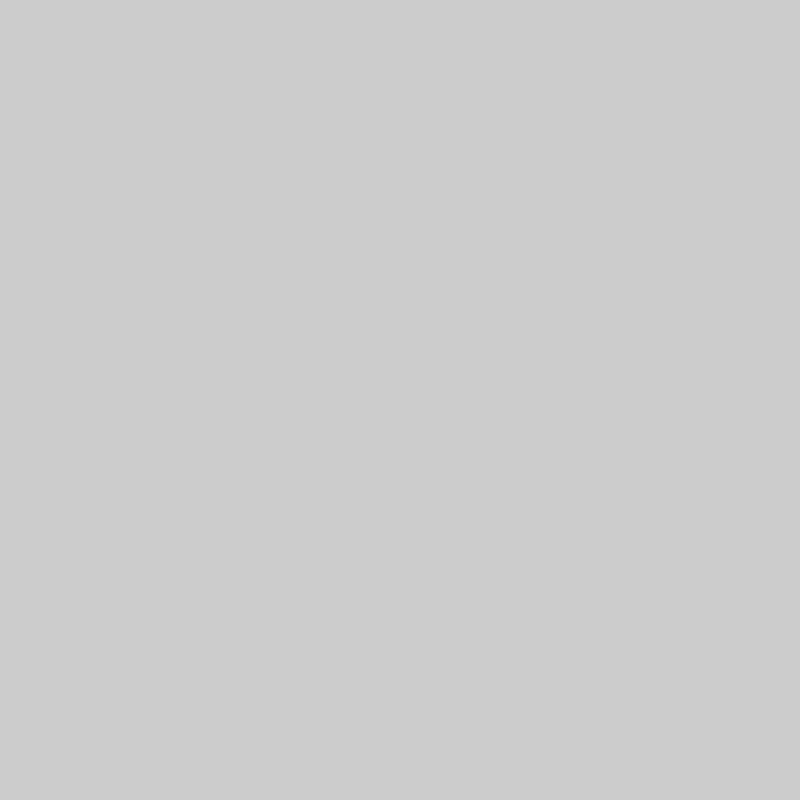
Frame 1 (no input)
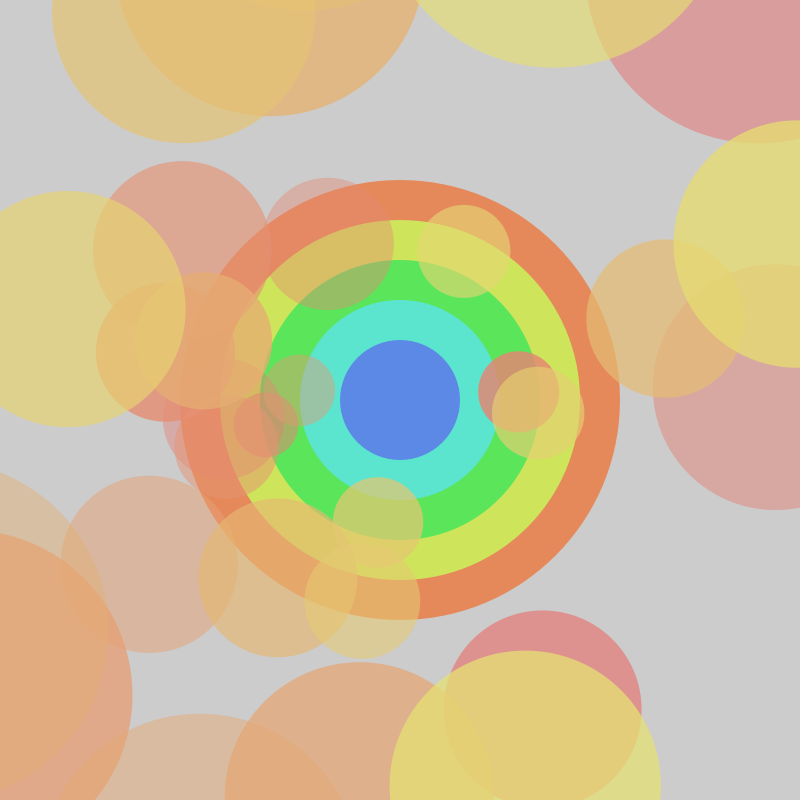
Frame 60 (the mouse pressed at the canvas centre just before this capture)
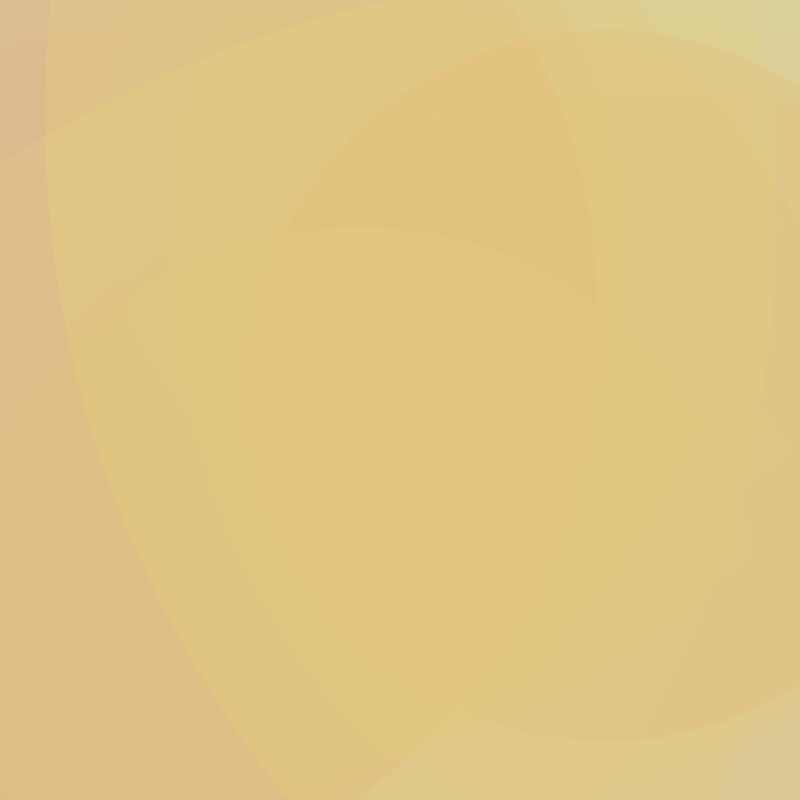
Frame 120 (the mouse held since frame 60 and released just before this capture)

The Processing sketch that drew these frames (run headless with seeded random() and noise(); from frame 60 on, the mouse is pressed at the canvas centre):

// Processing sketch: sketch_11_LightYouUp
// ── sketch_11_LightYouUp.pde
/*
  For executing with VSCode Integrated Terminal
*/
// processing-java --sketch=$(pwd) --run

// frameRate用
final int _I_FRAMERATE=30;

// 何かの判定
boolean isFlg=false;

// method_1用
int alpha=300;
int alphaAdd=-3;

// method_2用
int num=30;
float[][] rar=new float[num][3];  //radius,angle,ellipseRadius
float[][] hsba=new float[num][4]; //hue,saturation,brightness,alpha
float[][] rarAdd=new float[num][3];
float[][] hsbaAdd=new float[num][4];

// Easing用
float easingCnt=0;
float easingAdd=_I_FRAMERATE/1000.0;

// MaryQuant用
MaryQuant[] mq=new MaryQuant[num];

void setup(){
  size(800,800); 
  frameRate(_I_FRAMERATE);
  noCursor();
  noStroke();

  colorMode(HSB,360,100,100,100);
  ellipseMode(RADIUS);

  // textSize(50);
  // textAlign(CENTER);
  
  init_1();
  init_2();
}
void draw(){
  background(0,0,80);
  translate(width/2,height/2);
  
  // draw
  draw_1();
  draw_2();

  // update
  easingCnt+=easingAdd; // common factor update
  update_1();
  update_2();
  
}

/*
  General
*/
void mousePressed(){
  //none
}
void keyPressed(){
  if (key=='R') {
    //none
  }
}

/*
  1. 真ん中の円
*/
void init_1(){
  //none
}
void draw_1(){
  for(int i=0; i<5; i++){
    float _rad=(220-40*i)*easeOutElastic(easingCnt); // 大きい方の円から描く
    fill(20+50*i,60,90,alpha);
    ellipse(0,0,_rad,_rad);
  }
}
void update_1(){
  alpha+=alphaAdd;
}

/*
  2. 放射状の円
*/
void init_2(){
  for(int i=0; i<num; i++){
    rar[i][0]=random(80); // radius
    rar[i][1]=360/num*i+random(45); // angle
    rar[i][2]=random(5,30); // radius
    hsba[i][0]=80/num*i; // hue
    hsba[i][1]=50; // saturation
    hsba[i][2]=90; // brightness
    hsba[i][3]=random(100,150); // alpha
    rarAdd[i][0]=9*map(rar[i][2],5,30,0.1,1);//円が小さいほど遅くする
    rarAdd[i][1]=0; // angleは固定
    rarAdd[i][2]=0; // 円半径は固定
    hsbaAdd[i][3]=-1; // alpha
  }
}
void draw_2(){
  for(int i=0; i<num; i++){
    fill(hsba[i][0],hsba[i][1],hsba[i][2],hsba[i][3]);
    float _x=rar[i][0]*cos(rar[i][1]);
    float _y=rar[i][0]*sin(rar[i][1]);
    float _rad=rar[i][2]*easeOutBounce(easingCnt); //円の半径はEaseOutBounceで大きくなるようにする
    ellipse(_x,_y,_rad,_rad);
  }
}
void update_2(){
  for(int i=0; i<num; i++){
    rar[i][0]+=rarAdd[i][0]; // xy座標をインクリメント
    hsba[i][3]+=hsbaAdd[i][3]; //alphaをデクリメント
  }
}

// ── Easing.pde
// //public interface Easing {
// interface Easing{
//   float get(float t);
// }
//
// class EasingInExpo implements Easing{
//   float get(float t) {
//     return (t == 0) ? 0 : pow(2,10*(t-1));
//   }
// }
//
// Easing easeInExpo__=new EasingInExpo();
//
// float easeInExpo(float t){
//   return easeInExpo__.get(t);
// }

/*
 * Easing.pde - brings Robert Penner's easing functions into Processing
 * (c) 2015 cocopon.
 *
 * See the following to learn more about these famous functions:
 * http://www.robertpenner.com/easing/
 *
 * License:
 * http://www.robertpenner.com/easing_terms_of_use.html
 */

/*
 * Usage:
 *
 * 1. Put this file in the same folder as your sketch.
 *   + your_sketch/
 *   |-- your_sketch.pde
 *   |-- Easing.pde
 *   |-- ...
 *
 * 2. Enjoy!
 *   // Easier way to use an easing function
 *   // (t: 0.0 ~ 1.0)
 *   float value = easeOutBack(t);
 *   ...
 *
 *   // You can also instanciate an easing function
 *   Easing easing = new EasingOutBack();
 *   float value = easing.get(t);
 *   ...
 *
 *   // Or using an anonymous class to instanciate a custom easing function
 *   Easing easing = new Easing() {
 *     public float get(float t) {
 *       return sqrt(t);
 *     }
 *   };
 *   float value = easing.get(t);
 *   ...
 */

public interface Easing {
  public float get(float t);
}

public class EasingLinear implements Easing {
  public float get(float t) {
    return t;
  }
}

public class EasingInBack implements Easing {
  public float get(float t, float s) {
    return t * t * ((s + 1) * t - s);
  }

  public float get(float t) {
    return get(t, 1.70158);
  }
}

public class EasingInBounce implements Easing {
  public float get(float t) {
    t = 1.0 - t;

    if (t < 1 / 2.75) {
      return 1.0 - (7.5625 * t * t);
    }
    if (t < 2 / 2.75) {
      t -= 1.5 / 2.75;
      return 1.0 - (7.5625 * t * t + 0.75);
    }
    if (t < 2.5 / 2.75) {
      t -= 2.25 / 2.75;
      return 1.0 - (7.5625 * t * t + 0.9375);
    }

    t -= 2.625 / 2.75;
    return 1.0 - (7.5625 * t * t + 0.984375);
  }
}

public class EasingInCirc implements Easing {
  public float get(float t) {
    return -(sqrt(1 - t * t) - 1);
  }
}

public class EasingInCubic implements Easing {
  public float get(float t) {
    return t * t * t;
  }
}

public class EasingInElastic implements Easing {
  public float get(float t, float s) {
    float p = 0.3;
    float a = 1.0;

    if (t == 0) {
      return 0;
    }
    if (t == 1.0) {
      return 1.0;
    }

    if (a < 1.0) {
      a = 1.0;
      s = p / 4;
    }
    else {
      s = p / (2 * 3.1419) * asin(1.0 / a);
    }

    --t;
    return -(a * pow(2, 10 * t) * sin((t - s) * (2 * 3.1419) / p));
  }

  public float get(float t) {
    return get(t, 1.70158);
  }
}

public class EasingInExpo implements Easing {
  public float get(float t) {
    return (t == 0)
      ? 0
      : pow(2, 10 * (t - 1));
  }
}

public class EasingInQuad implements Easing {
  public float get(float t) {
    return t * t;
  }
}

public class EasingInQuart implements Easing {
  public float get(float t) {
    return t * t * t * t;
  }
}

public class EasingInQuint implements Easing {
  public float get(float t) {
    return t * t * t * t * t;
  }
}

public class EasingInSine implements Easing {
  public float get(float t) {
    return -cos(t * (PI / 2)) + 1.0;
  }
}

public class EasingOutBack implements Easing {
  public float get(float t, float s) {
    --t;
    return t * t * ((s + 1.0) * t + s) + 1.0;
  }

  public float get(float t) {
    return get(t, 1.70158);
  }
}

public class EasingOutBounce implements Easing {
  public float get(float t) {
    if (t < 1 / 2.75) {
      return 7.5625 * t * t;
    }
    if (t < 2 / 2.75) {
      t -= 1.5 / 2.75;
      return 7.5625 * t * t + 0.75;
    }
    if (t < 2.5 / 2.75) {
      t -= 2.25 / 2.75;
      return 7.5625 * t * t + 0.9375;
    }

    t -= 2.625 / 2.75;
    return 7.5625 * t * t + 0.984375;
  }
}

public class EasingOutCirc implements Easing {
  public float get(float t) {
    --t;
    return sqrt(1 - t * t);
  }
}

public class EasingOutCubic implements Easing {
  public float get(float t) {
    --t;
    return t * t * t + 1;
  }
}

public class EasingOutElastic implements Easing {
  public float get(float t, float s) {
    float p = 0.3;
    float a = 1.0;

    if (t == 0) {
      return 0;
    }
    if (t == 1.0) {
      return 1.0;
    }

    if (a < 1.0) {
      a = 1.0;
      s = p / 4;
    }
    else {
      s = p / (2 * 3.1419) * asin(1.0 / a);
    }
    return a * pow(2, -10 * t) * sin((t - s) * (2 * 3.1419) / p) + 1.0;
  }

  public float get(float t) {
    return get(t, 1.70158);
  }
}

public class EasingOutExpo implements Easing {
  public float get(float t) {
    return (t == 1.0)
      ? 1.0
      : (-pow(2, -10 * t) + 1);
  }
}

public class EasingOutQuad implements Easing {
  public float get(float t) {
    return -t * (t - 2);
  }
}

public class EasingOutQuart implements Easing {
  public float get(float t) {
    --t;
    return 1.0 - t * t * t * t;
  }
}

public class EasingOutQuint implements Easing {
  public float get(float t) {
    --t;
    return t * t * t * t * t + 1;
  }
}

public class EasingOutSine implements Easing {
  public float get(float t) {
    return sin(t * (PI / 2));
  }
}

public class EasingInOutBack implements Easing {
  public float get(float t, float s) {
    float k = 1.525;

    t *= 2;
    s *= k;

    if (t < 1) {
      return 0.5 * (t * t * ((s + 1) * t - s));
    }
    t -= 2;
    return 0.5 * (t * t * ((s + 1) * t + s) + 2);
  }

  public float get(float t) {
    return get(t, 1.70158);
  }
}

public class EasingInOutBounce implements Easing {
  Easing inBounce_ = new EasingInBounce();
  Easing outBounce_ = new EasingOutBounce();

  public float get(float t) {
    return (t < 0.5)
      ? (inBounce_.get(t * 2) * 0.5)
      : (outBounce_.get(t * 2 - 1.0) * 0.5 + 0.5);
  }
}

public class EasingInOutCirc implements Easing {
  public float get(float t) {
    t *= 2;

    if (t < 1) {
      return -0.5 * (sqrt(1 - t * t) - 1);
    }

    t -= 2;
    return 0.5 * (sqrt(1 - t * t) + 1);
  }
}

public class EasingInOutCubic implements Easing {
  public float get(float t) {
    t *= 2;

    if (t < 1) {
      return 0.5 * t * t * t;
    }

    t -= 2;
    return 0.5 * (t * t * t + 2);
  }
}

public class EasingInOutElastic implements Easing {
  public float get(float t, float s) {
    float p =  0.3 * 1.5;
    float a = 1.0;

    if (t == 0) {
      return 0;
    }
    if (t == 1.0) {
      return 1.0;
    }

    if (a < 1.0) {
      a = 1.0;
      s = p / 4;
    }
    else {
      s = p / (2 * 3.1419) * asin(1.0 / a);
    }

    if (t < 1) {
      --t;
      return -0.5 * (a * pow(2, 10 * t) * sin((t - s) * (2 * 3.1419) / p));
    }
    --t;
    return a * pow(2, -10 * t) * sin((t - s) * (2 * 3.1419) / p) * 0.5 + 1.0;
  }

  public float get(float t) {
    return get(t, 1.70158);
  }
}

public class EasingInOutExpo implements Easing {
  public float get(float t) {
    if (t == 0) {
      return 0;
    }
    if (t == 1.0) {
      return 1.0;
    }

    t *= 2;
    if (t < 1) {
      return 0.5 * pow(2, 10 * (t - 1));
    }

    --t;
    return 0.5 * (-pow(2, -10 * t) + 2);
  }
}

public class EasingInOutQuad implements Easing {
  public float get(float t) {
    t *= 2;

    if (t < 1) {
      return 0.5 * t * t;
    }

    --t;
    return -0.5 * (t * (t - 2) - 1);
  }
}

public class EasingInOutQuart implements Easing {
  public float get(float t) {
    t *= 2;

    if (t < 1) {
      return 0.5 * t * t * t * t;
    }

    t -= 2;
    return -0.5 * (t * t * t * t - 2);
  }
}

public class EasingInOutQuint implements Easing {
  public float get(float t) {
    t *= 2;

    if (t < 1) {
      return 0.5 * t * t * t * t * t;
    }

    t -= 2;
    return 0.5 * (t * t * t * t * t + 2);
  }
}

public class EasingInOutSine implements Easing {
  public float get(float t) {
    return -0.5 * (cos(PI * t) - 1);
  }
}

Easing easeInBack__    = new EasingInBack();
Easing easeInBounce__  = new EasingInBounce();
Easing easeInCirc__    = new EasingInCirc();
Easing easeInCubic__   = new EasingInCubic();
Easing easeInElastic__ = new EasingInElastic();
Easing easeInExpo__    = new EasingInExpo();
Easing easeInQuad__    = new EasingInQuad();
Easing easeInQuart__   = new EasingInQuart();
Easing easeInQuint__   = new EasingInQuint();
Easing easeInSine__    = new EasingInSine();

Easing easeOutBack__    = new EasingOutBack();
Easing easeOutBounce__  = new EasingOutBounce();
Easing easeOutCirc__    = new EasingOutCirc();
Easing easeOutCubic__   = new EasingOutCubic();
Easing easeOutElastic__ = new EasingOutElastic();
Easing easeOutExpo__    = new EasingOutExpo();
Easing easeOutQuad__    = new EasingOutQuad();
Easing easeOutQuart__   = new EasingOutQuart();
Easing easeOutQuint__   = new EasingOutQuint();
Easing easeOutSine__    = new EasingOutSine();

Easing easeInOutBack__    = new EasingInOutBack();
Easing easeInOutBounce__  = new EasingInOutBounce();
Easing easeInOutCirc__    = new EasingInOutCirc();
Easing easeInOutCubic__   = new EasingInOutCubic();
Easing easeInOutElastic__ = new EasingInOutElastic();
Easing easeInOutExpo__    = new EasingInOutExpo();
Easing easeInOutQuad__    = new EasingInOutQuad();
Easing easeInOutQuart__   = new EasingInOutQuart();
Easing easeInOutQuint__   = new EasingInOutQuint();
Easing easeInOutSine__    = new EasingInOutSine();

float easeInBack(float t, float s) {
  return ((EasingInBack)easeInBack__).get(t, s);
}

float easeInBack(float t) {
  return easeInBack__.get(t);
}

float easeInBounce(float t) {
  return easeInBounce__.get(t);
}

float easeInCirc(float t) {
  return easeInCirc__.get(t);
}

float easeInCubic(float t) {
  return easeInCubic__.get(t);
}

float easeInElastic(float t, float s) {
  return ((EasingInElastic)easeInElastic__).get(t, s);
}

float easeInElastic(float t) {
  return easeInElastic__.get(t);
}

float easeInExpo(float t) {
  return easeInExpo__.get(t);
}

float easeInQuad(float t) {
  return easeInQuad__.get(t);
}

float easeInQuart(float t) {
  return easeInQuart__.get(t);
}

float easeInQuint(float t) {
  return easeInQuint__.get(t);
}

float easeInSine(float t) {
  return easeInSine__.get(t);
}

float easeOutBack(float t, float s) {
  return ((EasingOutBack)easeOutBack__).get(t, s);
}

float easeOutBack(float t) {
  return easeOutBack__.get(t);
}

float easeOutBounce(float t) {
  return easeOutBounce__.get(t);
}

float easeOutCirc(float t) {
  return easeOutCirc__.get(t);
}

float easeOutCubic(float t) {
  return easeOutCubic__.get(t);
}

float easeOutElastic(float t, float s) {
  return ((EasingOutElastic)easeOutElastic__).get(t, s);
}

float easeOutElastic(float t) {
  return easeOutElastic__.get(t);
}

float easeOutExpo(float t) {
  return easeOutExpo__.get(t);
}

float easeOutQuad(float t) {
  return easeOutQuad__.get(t);
}

float easeOutQuart(float t) {
  return easeOutQuart__.get(t);
}

float easeOutQuint(float t) {
  return easeOutQuint__.get(t);
}

float easeOutSine(float t) {
  return easeOutSine__.get(t);
}

float easeInOutBack(float t, float s) {
  return ((EasingInOutBack)easeInOutBack__).get(t, s);
}

float easeInOutBack(float t) {
  return easeInOutBack__.get(t);
}

float easeInOutBounce(float t) {
  return easeInOutBounce__.get(t);
}

float easeInOutCirc(float t) {
  return easeInOutCirc__.get(t);
}

float easeInOutCubic(float t) {
  return easeInOutCubic__.get(t);
}

float easeInOutElastic(float t, float s) {
  return ((EasingInOutElastic)easeInOutElastic__).get(t, s);
}

float easeInOutElastic(float t) {
  return easeInOutElastic__.get(t);
}

float easeInOutExpo(float t) {
  return easeInOutExpo__.get(t);
}

float easeInOutQuad(float t) {
  return easeInOutQuad__.get(t);
}

float easeInOutQuart(float t) {
  return easeInOutQuart__.get(t);
}

float easeInOutQuint(float t) {
  return easeInOutQuint__.get(t);
}

float easeInOutSine(float t) {
  return easeInOutSine__.get(t);
}

// ── MaryQuant.pde
/*
  Description:
    MaryQuantロゴを描画する
    なおロゴを構成する円の半径は以下の通り。
     ・中心の円(小) … 150px
     ・中心の円(中) … 178px
     ・中心の円(大) … 325px
     ・周囲の円     … 193px
    よって半径の比は30:36:65:39。
  
  Arguments:
    _x ... xPos
    _y ... yPos
    _r ... radius
    _a ... alpha
*/

class MaryQuant{
  /*
    変数定義
  */
  
  PShape mq; // PShapeの親
  PShape e1; // radius1
  PShape e2; // ドーナツ。radius2, radius3
  PShape oe1,oe2,oe3,oe4,oe5; //OuterEllipse. radius4, radius5
  
  // 描画図形の中心座標
  float xPos;
  float yPos;

  // マリクワの各円の半径
  float radius1; // 小さいの円の半径
  float radius2; // 透過する円の半径（透過させたいのでbeginContour-endContourする）
  float radius3; // 大きい円の半径
  float radius4; // 周囲の円の半径
  float radius5; // 周囲の円を配置する座標を求めるための半径

  // マリクワ外周円の個数とxy座標
  int _eNum=5;    // 周囲の円の個数
  float[][] xyPosS=new float[_eNum][2]; //xy座標格納用。xyPosSurround.
  int angle=360/_eNum; // 360度を_eNumで割ると何度になるか

  // 彩度、透明度
  float hue;
  float saturation;
  float brightness;
  float alpha;
 

  /*
    コンストラクタ
  */
  MaryQuant(float _x,float _y,float _r,float _h,float _s,float _b,float _a){
    // 描画のx座標、y座標、Alpha
    xPos=_x;
    yPos=_y;
    hue=_h;   // 使っていない要素
    saturation=_s;
    brightness=_b;
    alpha=_a; // 使っていない要素
    
    // 各円の半径
    // 基準となるradiusを取得
    radius3=_r;
    
    // radius3を基準として代入していく
    radius1=radius3*30/65;
    radius2=radius3*36/65;
    radius4=radius3*39/65;
    radius5=radius3*0.9; //測ってないけど多分0.9くらい。
    
    // 書式定義
    noStroke();
    colorMode(HSB,360,100,100,100);
    color c=color(hue,saturation,brightness,alpha);
    fill(c);
    
    // 親GROUPでcreateShape
    mq=createShape(GROUP);
    
    // 中心円
    ellipseMode(RADIUS);
    e1=createShape(ELLIPSE,xPos,yPos,radius1,radius1);
    
    // ドーナツ部分
    e2=createShape();
      e2.beginShape();
        //radius3の円
        for(int i=0; i<=360; i++){
          float __x=radius3*cos(radians(i));
          float __y=radius3*sin(radians(i));
          e2.vertex(xPos+__x,yPos+__y);
        }
        //radius2の円。透過箇所
        e2.beginContour();
          for(int i=360; i>=0; i--){
            float __x=radius2*cos(radians(i));
            float __y=radius2*sin(radians(i));
            e2.vertex(xPos+__x,yPos+__y);
          }
        e2.endContour();
      e2.endShape();
    
    // 周囲の円
    float ang0=360/5;
    float ang1=radians(-90+ang0*1);
    float ang2=radians(-90+ang0*2);
    float ang3=radians(-90+ang0*3);
    float ang4=radians(-90+ang0*4);
    float ang5=radians(-90+ang0*5);
    float angARC=radians(99);
    oe1=createShape(ARC,xPos+radius5*cos(ang1),yPos+radius5*sin(ang1),radius4,radius4,ang1-angARC,ang1+angARC);
    oe2=createShape(ARC,xPos+radius5*cos(ang2),yPos+radius5*sin(ang2),radius4,radius4,ang2-angARC,ang2+angARC);
    oe3=createShape(ARC,xPos+radius5*cos(ang3),yPos+radius5*sin(ang3),radius4,radius4,ang3-angARC,ang3+angARC);
    oe4=createShape(ARC,xPos+radius5*cos(ang4),yPos+radius5*sin(ang4),radius4,radius4,ang4-angARC,ang4+angARC);
    oe5=createShape(ARC,xPos+radius5*cos(ang5),yPos+radius5*sin(ang5),radius4,radius4,ang5-angARC,ang5+angARC);
    
    /*
      透過円の順番を意識してaddする
    */
    mq.addChild(oe5);
    mq.addChild(oe4);
    mq.addChild(oe3);
    mq.addChild(oe2);
    mq.addChild(oe1);
    mq.addChild(e2);
    mq.addChild(e1);

  }
  
  void display(float _x,float _y,float _r, float _h,float _s,float _b,float _a){
    translate(_x,_y);
    scale(_r/radius3);
     e1.setFill(color(_h,_s,_b,_a));
     e2.setFill(color(_h,_s,_b,_a));
    oe1.setFill(color(_h,_s,_b,_a));
    oe2.setFill(color(_h,_s,_b,_a));
    oe3.setFill(color(_h,_s,_b,_a));
    oe4.setFill(color(_h,_s,_b,_a));
    oe5.setFill(color(_h,_s,_b,_a));
    
    //描画
    shape(mq);
  }

}
